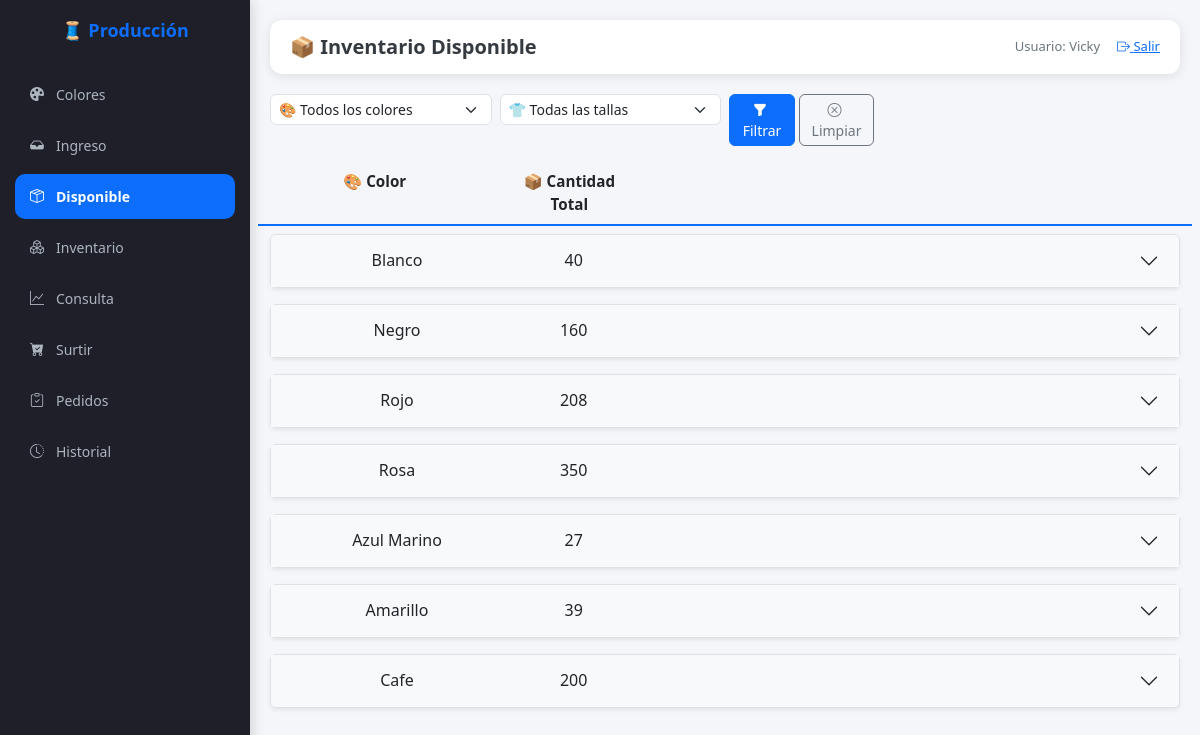
/inventario_disponible (signed in), run on the app's committed database.
### modelos.py (models this page shows, shortened)
class Color(db.Model):
    __tablename__ = "color"
    id = db.Column(db.Integer, primary_key=True)
    nombre = db.Column(db.String(50), unique=True, nullable=False)
    cortes = db.relationship("Corte", back_populates="color")  # 🔥 aquí
    inventarios = db.relationship("Inventario", back_populates="color")  # 🆕 aquí

### app.py (the view)
@app.route("/inventario_disponible", methods=["GET"])
@login_requerido
def inventario_disponible():
    color_id = request.args.get("color_id")
    talla_id = request.args.get("talla_id")
    colores = Color.query.all()
    tallas = Talla.query.all()
    estados = Status.query.all()
    inventarios = db.session.query(Inventario).join(Color).join(Talla).join(Status)
    inventarios = inventarios.order_by(Talla.id.asc())
    inventarios = inventarios.filter(Inventario.status_id == 5, Inventario.cantidad > 0) #Estatus de "En_Inventario" y Cantidad mayor a "0"
    if color_id and color_id != "":
        inventarios = inventarios.filter(Inventario.color_id == color_id)
    if talla_id and talla_id != "":
        inventarios = inventarios.filter(Inventario.talla_id == talla_id)
    inventarios = inventarios.all()
    colores_con_inventario = {inv.color_id for inv in inventarios}
    colores = [c for c in colores if c.id in colores_con_inventario]
    return render_template(
        "inventario_disponible.html",
        colores=colores,
        tallas=tallas,
        estados=estados,
        inventarios=inventarios,
        color_seleccionado=color_id,
        talla_seleccionada=talla_id
    )

### app.py (called while the page is built)
def login_requerido(f):
    @wraps(f)
    def decorador(*args, **kwargs):
        if "usuario" not in session:
            flash("⚠️ Debes iniciar sesión para acceder a esta sección.", "warning")
            return redirect(url_for("login"))
        return f(*args, **kwargs)
    return decorador

### templates/inventario_disponible.html (shortened to what this page needs)
{% extends "base.html" %}
{% block header %}📦 Inventario Disponible{% endblock %}
{% block content %}
<form class="row g-2 mb-3" method="GET" action="{{ url_for('inventario_disponible') }}">
  <div class="col-12 col-md-3">
    <select name="color_id" class="form-select form-select-sm select-filtro">
      <option value="">🎨 Todos los colores</option>
    </select>
  </div>
  <div class="col-12 col-md-3">
    <select name="talla_id" class="form-select form-select-sm select-filtro">
      <option value="">👕 Todas las tallas</option>
    </select>
  </div>
  <div class="col-12 col-md-2 d-flex gap-1">
    <button class="btn btn-primary btn-sm btn-filtro flex-fill" type="submit">
      <i class="bi bi-funnel-fill me-1"></i> Filtrar
    </button>
    <a href="{{ url_for('inventario_disponible') }}" class="btn btn-outline-secondary btn-sm btn-filtro flex-fill">
      <i class="bi bi-x-circle me-1"></i> Limpiar
    </a>
  </div>
</form>
<div class="row fw-semibold text-center mb-2 header-colores">
  <div class="col-3">🎨 Color</div>
  <div class="col-2">📦 Cantidad Total</div>
</div>
<div class="accordion" id="accordionColores">
  {% for color in colores %}
    {% set inventarios_color = inventarios | selectattr('color_id', 'equalto', color.id) | list %}
    <div class="accordion-item mb-3 border rounded shadow-sm">
      <h2 class="accordion-header" id="heading{{ color.id }}">
        <button class="accordion-button collapsed bg-light" type="button"
                data-bs-toggle="collapse" data-bs-target="#collapse{{ color.id }}"
                aria-expanded="false" aria-controls="collapse{{ color.id }}">
          <div class="row text-center w-100 m-0">
            <div class="col-3">{{ color.nombre }}</div>
            <div class="col-2">{{ inventarios_color | map(attribute='cantidad') | sum }}</div>
          </div>
        </button>
      </h2>
    </div>
  {% endfor %}
</div>
{% endblock %}

### templates/base.html (style rules this page uses)
* { margin: 0; padding: 0; box-sizing: border-box; }
html, body { height: 100%; width: 100%; }
body { font-family: 'Segoe UI', Tahoma, Geneva, Verdana, sans-serif; background: #f5f6fa; display: flex; flex-direction: column; padding-bottom: 80px; }

### templates/inventario_disponible.html (style rules this page uses)
.select-filtro { border-radius: 6px; }
.btn-filtro { border-radius: 6px; transition: all 0.2s ease; }
.header-colores { font-weight: 600; font-size: 0.95rem; padding: 0.5rem 0; margin-bottom: 1rem; border-bottom: 2px solid #0d6efd; }

### data on the page
Color: nombre "Blanco", inventarios_color "40"
Color: nombre "Negro", inventarios_color "160"
Color: nombre "Rojo", inventarios_color "208"
Color: nombre "Rosa", inventarios_color "350"
Color: nombre "Azul Marino", inventarios_color "27"
Color: nombre "Amarillo", inventarios_color "39"
Color: nombre "Cafe", inventarios_color "200"

### other printed values
{{ session.get('usuario', 'Invitado') }} "Vicky"
